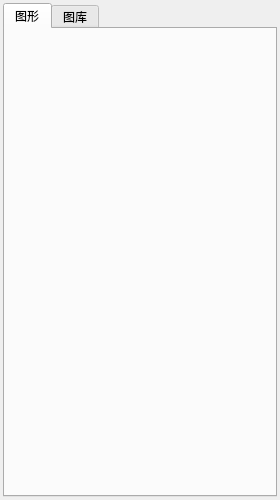
<?xml version="1.0" encoding="UTF-8"?>
<ui version="4.0">
 <class>ElementLibraryWidget</class>
 <widget class="QWidget" name="ElementLibraryWidget">
  <property name="geometry">
   <rect>
    <x>0</x>
    <y>0</y>
    <width>280</width>
    <height>500</height>
   </rect>
  </property>
  <property name="minimumSize">
   <size>
    <width>280</width>
    <height>500</height>
   </size>
  </property>
  <property name="maximumSize">
   <size>
    <width>280</width>
    <height>500</height>
   </size>
  </property>
  <property name="windowTitle">
   <string>图形元素</string>
  </property>
  <layout class="QVBoxLayout" name="verticalLayout">
   <property name="sizeConstraint">
    <enum>QLayout::SetMaximumSize</enum>
   </property>
   <property name="leftMargin">
    <number>3</number>
   </property>
   <property name="topMargin">
    <number>3</number>
   </property>
   <property name="rightMargin">
    <number>3</number>
   </property>
   <property name="bottomMargin">
    <number>3</number>
   </property>
   <item>
    <widget class="QTabWidget" name="tabWidget">
     <property name="currentIndex">
      <number>0</number>
     </property>
     <widget class="QWidget" name="tab">
      <attribute name="title">
       <string>图形</string>
      </attribute>
      <layout class="QGridLayout" name="gridLayout">
       <property name="leftMargin">
        <number>3</number>
       </property>
       <property name="topMargin">
        <number>3</number>
       </property>
       <property name="rightMargin">
        <number>3</number>
       </property>
       <property name="bottomMargin">
        <number>3</number>
       </property>
       <item row="0" column="0">
        <layout class="QGridLayout" name="simpleGridLayout"/>
       </item>
      </layout>
     </widget>
     <widget class="QWidget" name="tab_2">
      <attribute name="title">
       <string>图库</string>
      </attribute>
      <layout class="QGridLayout" name="gridLayout_4" rowstretch="1,0">
       <item row="0" column="0">
        <layout class="QGridLayout" name="libraryGridLayout"/>
       </item>
       <item row="1" column="0">
        <layout class="QHBoxLayout" name="horizontalLayout">
         <item>
          <spacer name="horizontalSpacer">
           <property name="orientation">
            <enum>Qt::Horizontal</enum>
           </property>
           <property name="sizeHint" stdset="0">
            <size>
             <width>40</width>
             <height>20</height>
            </size>
           </property>
          </spacer>
         </item>
         <item>
          <widget class="QPushButton" name="pbLoadLibrary">
           <property name="text">
            <string>导入</string>
           </property>
          </widget>
         </item>
        </layout>
       </item>
      </layout>
     </widget>
    </widget>
   </item>
  </layout>
 </widget>
 <resources/>
 <connections/>
</ui>
